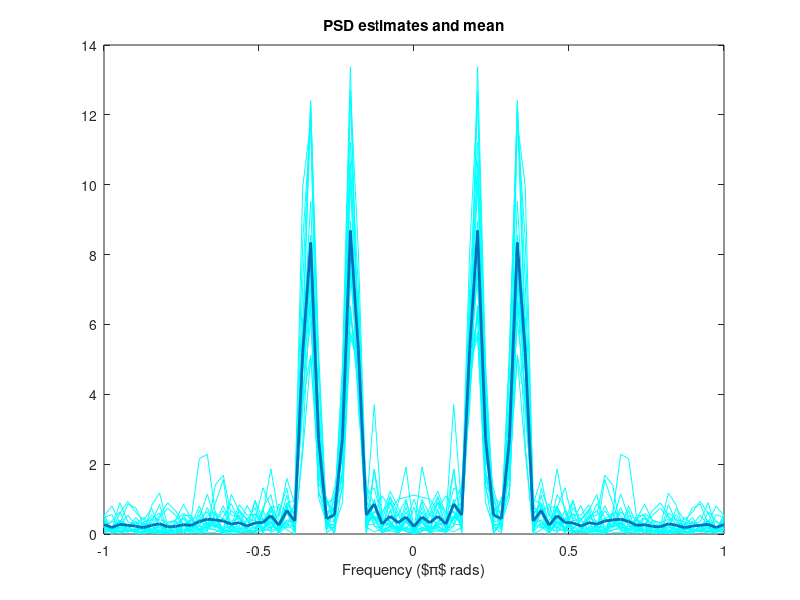
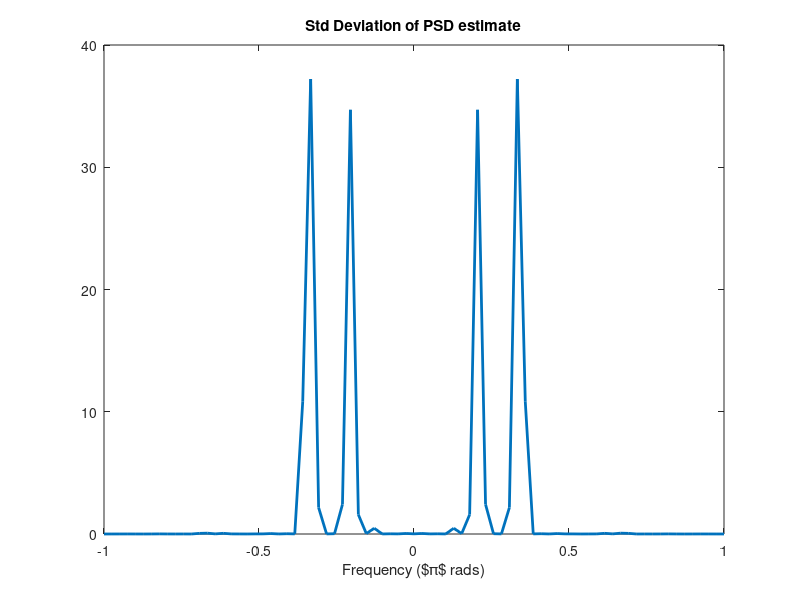
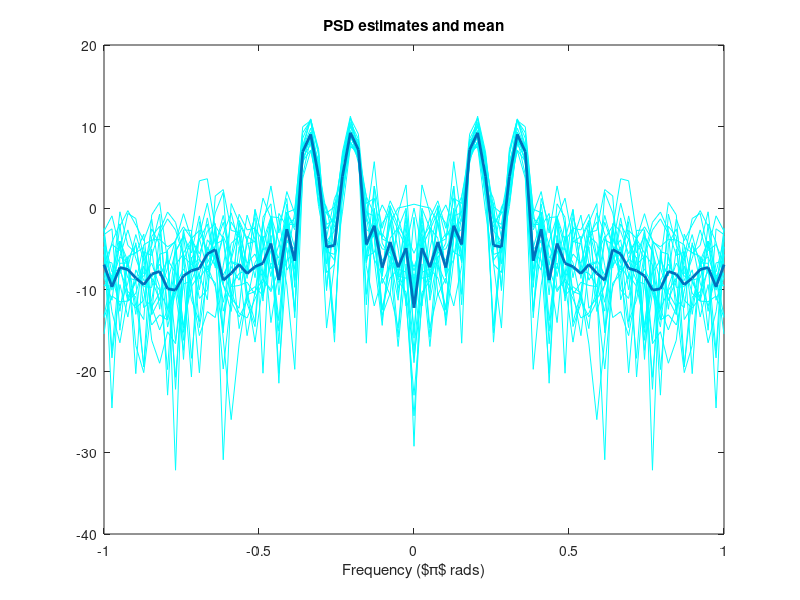
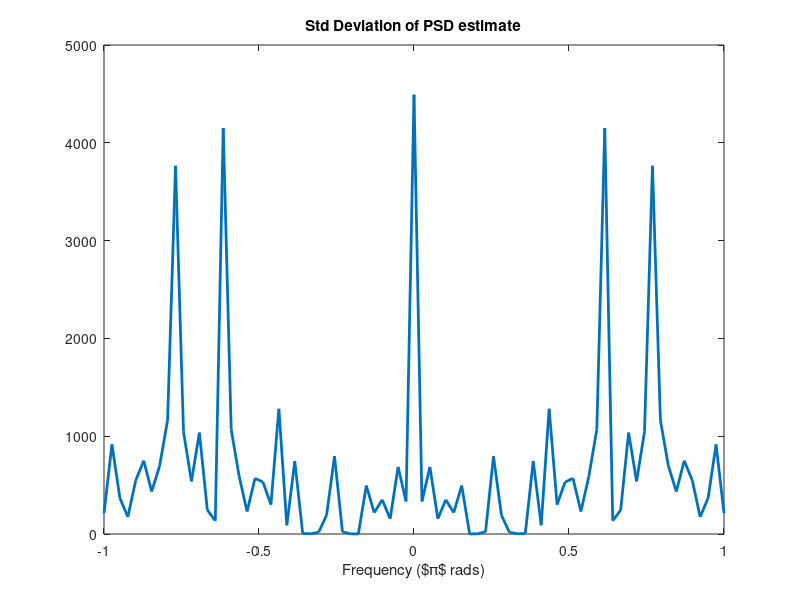

Here is the MATLAB script that generated these plots, in order:
clear all
close all



N = 40;
f_s=300;
iters = 20;

realisations = zeros((N*2)-1, iters);

for i=1:iters,
    sinu = sin(2*pi*50/f_s*(0:(N-1)))' + sin(2*pi*30/f_s*(0:(N-1)))' + sqrt(0.25)*randn([N 1]);
    realisations(:,i) = fftshift(fft(xcorr(sinu,sinu,'biased')));
end

w = linspace(-1,1,(N*2)-1);
figure
    plot(w, abs(realisations), 'c');
    hold all;
    plot(w, mean(abs(realisations)'),'LineWidth',2);
    title('PSD estimates and mean')
    xlabel('Frequency ($\pi$ rads)')
figure
    plot(w, var(abs(realisations)').^2,'LineWidth',2);
    title('Std Deviation of PSD estimate')
    xlabel('Frequency ($\pi$ rads)')
    
    
figure
    plot(w, 10*log10(abs(realisations)), 'c');
    hold all;
    plot(w, mean(10*log10(abs(realisations))'),'LineWidth',2);
    title('PSD estimates and mean')
    xlabel('Frequency ($\pi$ rads)')
figure
    plot(w, var(10*log10(abs(realisations))').^2,'LineWidth',2);
    title('Std Deviation of PSD estimate')
    xlabel('Frequency ($\pi$ rads)')